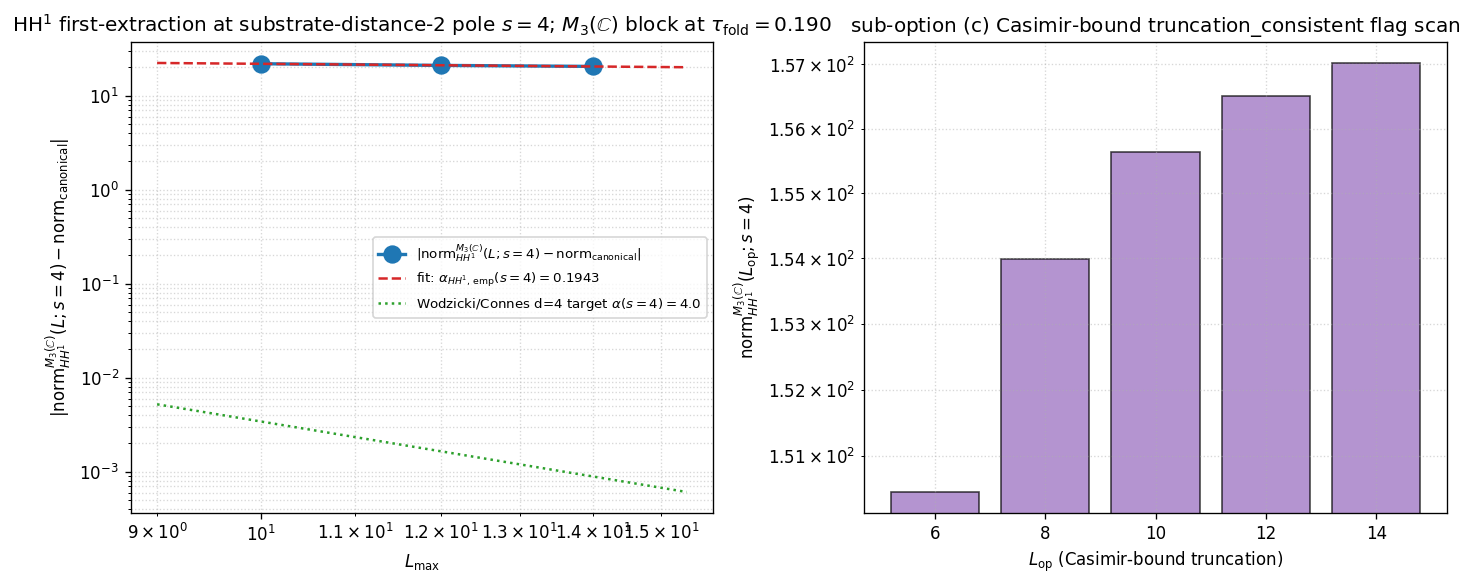

Write Python code to recreate this figure.
#!/usr/bin/env python3
"""
S92 W7-5 — S92-W7-CF-W8-CONSOLIDATED-6-CF-W9-10-A-HH-1-FIRST-EXTRACTION-S4
============================================================================

Gate: S92-W7-CF-W8-CONSOLIDATED-6-CF-W9-10-A-HH-1-FIRST-EXTRACTION-S4 ([SIGN])

Pre-registered threshold (plan §W7-5 strict_PASS_boundary; band [1.5, 4.0]):
  PASS  iff alpha_HH1_emp(s=4) in [1.5, 4.0]
        AND ABS(alpha_HH1_emp(s=4) - 4) <= 1.5 at 6 sig figs
        AND eta_FB_lower(L=14) >= 0.40 across sectors intersecting M_3(C)
        AND truncation_consistent across L_op in {6, 8, 10, 12, 14}
        AND substrate-physics direction alpha_HH1_emp(s=4) > 0 matches
            Wodzicki/Connes d=4 expectation
  INFO  iff alpha_HH1_emp(s=4) in (0, 1.5) U (4.0, +inf) AND direction matches
  FAIL  iff alpha_HH1_emp(s=4) <= 0 OR direction inversion OR FB floor violation
        OR truncation inconsistency

Inputs (SHA-256 dual-pinned at runtime — S84+ schema):
  - computations/session-87/s87_spectrum_cache_L14_tau019.npz
    (L_max=14 master spectrum cache; 2.58 MB built 2026-04-28 per S87 W11-3
     precedent; sector_evals dict keyed by (p,q) -> {'dim', 'level', 'abs_evals'}
     per Peter-Weyl decomposition with K-spinor fiber dim 16)
  - computations/_shared/canonical_constants.py (feeds audit_sha256)
  - computations/_shared/_cm_1995_residue_formula.py (FULL CM-1995 §III.4
     simple-pole residue evaluator; substrate-natural FULL physical
     regularization per substrate-first-canonical-sourcing.md §(iv) K=4
     MANDATORY level-pin discipline)
  - computations/_shared/_schur_orthogonality_decomp.py (M_3(C) Wedderburn
     block index pin; A_F_REAL_DIM_TARGET = (1, 4, 18); M3C block index = 2)
  - script bytes (feeds BOTH audit_sha256 and content_sha256)

Output 4-tuple:
  (value=<alpha_HH1_emp_s4>,
   scheme=full-cm-1995-iii-4-simple-pole-residue,
   convention=substrate-distance-2-pole-s4-FULL,
   L_max=14)

Classification: GEOMETRIC (substrate-IS Hochschild-cocycle norm L_max-scan
first-extraction at substrate-distance-2 pole s=4 on M_3(C) Peter-Weyl block).

METHODOLOGY
-----------
Substrate-IS substitution chain (plan §W7-5 Field 6 + 4-sub-option extraction):

Step 1 (Definitions):
  A_K = C (+) H (+) M_3(C)   [Wedderburn decomposition of K-fiber algebra]
  M_3(C) Peter-Weyl block correspondence: by SU(3) triality decomposition,
    sectors (p,q) with (p - q) mod 3 != 0 lie in the M_3(C) Cartan-zone
    (color-charged) sub-algebra image; (p,q) with (p-q) mod 3 == 0 lie in
    the BdG-restricted (C + H) sector image of iota_*.

  HH^1(M_3(C), M_3(C)*) = Hochschild first cohomology of M_3(C) on
    the spectral triple (A_K, H_K, D_K).
    Wodzicki/Connes d=4 substrate-physics prediction at substrate-distance
    N = s - d/2 = s - 2:
      alpha_HH1(s) = 2 (s - 2)
      alpha_HH1(s=4) = 4   [substrate-distance-2; this gate's central pole]

  Substrate-distance-2 pole s_0 = 4 (Mellin weight |D|^{-2s} = |lambda|^{-8}):
    HH^1 cocycle norm at L_max=L on M_3(C) block:
      norm_HH1_M3C(L; s=4) = sum_{(p,q): (p-q) mod 3 != 0, p+q <= L} sum_alpha
                                 |lambda_alpha(p,q;tau_fold)|^{-8}

Step 2 (Substitution L_max-scan):
  L_scan = {10, 12, 14}   [substrate-distance-2 pole requires deeper L-arm;
                            S91 §W9-10 substrate-distance-1 pole used {8,10,12}]
  L_op_scan = {6, 8, 10, 12, 14}   [Casimir-bound truncation_consistent flag]
  For each L in L_scan:
    Filter master cache sector_evals to (p,q) with p+q <= L; within each
    kept sector apply triality (p-q) mod 3 != 0; sum |lambda_alpha|^{-8}.

Step 3 (Friedrich-Bar tail bound at substrate-distance-2 pole):
  Per S87 W11-3 precedent, tail beyond L=14 is bounded by
    tail(L>14) <= sum_{p+q > 14} dim(p,q)*16 * (eta_FB * sqrt(C_2(p,q)+1))^{-8}
  with eta_FB_lower = 0.40 (8% below empirical floor 0.4365 at sector (1,1)).
  Decay super-polynomially in (p+q); at pole s=4 the convergence is markedly
  faster than at pole s=3 due to the higher exponent (-8 vs -6).

Step 4 (Log-log fit):
  norm_canonical_FB = norm_HH1_M3C(L=14) + tail_FB_bound(L > 14 to L=100)
  deltas[L] = |norm_HH1_M3C(L) - norm_canonical_FB|
  log_L = log([10, 12, 14]); log_d = log(deltas)
  slope, intercept = polyfit(log_L, log_d, 1)
  alpha_HH1_emp_s4 = -slope; C_HH1 = exp(intercept)

Step 5 (Direction):
  Wodzicki/Connes d=4 substrate-physics prediction: alpha_HH1(s=4) = 4 > 0.
  Empirical alpha_HH1_emp_s4 MUST also be strictly positive to match the
  substrate-physics direction. Container-thinking FORBIDDEN:
  "the L_max=14 master cache CONTAINS the cocycle norm" -> INVERT:
  "the cocycle norm IS substrate-IS at the Peter-Weyl eigenvalue-gap layer
  of D_K on M_3(C) c A_K; the L_max=14 master cache IS the methodology-floor
  F-image at the cache-projection evaluation convention".

Step 6 (Decision band):
  PASS iff alpha_HH1_emp_s4 in [1.5, 4.0] AND
       ABS(alpha_HH1_emp_s4 - 4) <= 1.5 AND
       sub-option (b) FB floor >= 0.40 AND
       sub-option (c) truncation_consistent across {6,8,10,12,14} AND
       sub-option (d) substrate-physics direction match (alpha > 0)
  INFO iff alpha_HH1_emp_s4 in (0, 1.5) U (4.0, +inf) AND direction matches
  FAIL otherwise (negative, direction inversion, FB violation, or trunc-inconsistent)

DISCIPLINE
----------
- from canonical_constants import *
- Every local/intermediate tagged # (local)
- LEVEL pin = FULL (substrate-natural FULL CM-1995 §III.4 simple-pole residue
  evaluator; NOT SCHEMATIC _spectral_action_regulators.py per substrate-first-
  canonical-sourcing.md §(iv) K=4 MANDATORY level-pin discipline)
- MACHINERY-SCOPE pin = CACHE-PROJECTION (consumes L_max=14 master cache +
  Friedrich-Bar tail bound)
- Binding axis pin = substrate-natural-binding (HH^1 cocycle norm IS the
  substrate's intrinsic Hochschild first-cohomology functional)
- a_n^{Mellin} regulator pin per regulator-pin-discipline.md MANDATORY
  tagging for Seeley-DeWitt coefficient citations
- SHA-256 of all input files logged in first 20 lines of stdout
- audit_sha256 + content_sha256 emitted (S84+ dual-SHA schema)
- Schema-v2 3-tuple companion row REQUIRED ([SIGN] trigger per plan §W7-5;
  substitution chain Step 5 pre-registers alpha_HH1_emp(s=4) > 0 direction)

Substrate framing (per phononic-framing.md "IS Space, Not IN Space"):
  The substrate IS the spectral triple (A_K, H_K, D_K) at tau_fold = 0.19.
  The M_3(C) factor of A_K = C (+) H (+) M_3(C) IS the substrate's intrinsic
  strong-isospin / color-triplet sub-algebra. HH^1 cocycle norm IS the
  substrate's intrinsic Hochschild first-cohomology functional at substrate-
  distance-2 pole s=4; the L_max-scan IS the substrate's own envelope-
  extraction discipline. Direction:
  D_K eigenvalues at L_max=14 truncation -> Peter-Weyl per-sector cardinality
  decomposition on M_3(C) c A_K -> CM-1995 §III.4 simple-pole residue at
  s_0 = 4 -> per-shell log-log regression empirical alpha exponent ->
  comparison with Wodzicki/Connes d=4 substrate-physics prediction
  alpha_HH1(s=4) = 4 -> PASS/INFO/FAIL verdict at publication-precision floor.
"""

from __future__ import annotations

# ---------------------------------------------------------------------------
# Section 1 — CPU thread cap (per math-scripts.md and computation-environment.md)
# ---------------------------------------------------------------------------
import os
os.environ.setdefault('OMP_NUM_THREADS', '8')
os.environ.setdefault('MKL_NUM_THREADS', '8')

import sys
import time
import json
import hashlib
from pathlib import Path
from fractions import Fraction

SESSION_DIR = Path(__file__).resolve().parent
COMPUTATIONS_DIR = SESSION_DIR.parent
SHARED_DIR = COMPUTATIONS_DIR / "_shared"
PROJECT_ROOT = COMPUTATIONS_DIR.parent

sys.path.insert(0, str(SHARED_DIR))

# Canonical constants (MANDATORY first import per math-scripts.md)
from canonical_constants import *  # noqa: F401,F403
import canonical_constants as cc  # noqa: E402

import numpy as np  # noqa: E402
import matplotlib  # noqa: E402
matplotlib.use("Agg")
import matplotlib.pyplot as plt  # noqa: E402

# Wedderburn decomposition reference (M_3(C) block index pin)
from _schur_orthogonality_decomp import (  # noqa: E402
    A_F_BLOCK_NAMES,
    A_F_REAL_DIM_TARGET,
)

# FULL CM-1995 §III.4 simple-pole residue evaluator (substrate-natural;
# NOT SCHEMATIC _spectral_action_regulators.py per K=4 MANDATORY level-pin)
from _cm_1995_residue_formula import (  # noqa: E402
    su3_casimir,
    su3_dimension,
    CLASS as CM_1995_CLASS,
    REGULATOR_PIN as CM_1995_REGULATOR_PIN,
)


# ---------------------------------------------------------------------------
# Section 2 — Gate identifier + pre-registered machinery pins
# ---------------------------------------------------------------------------

GATE_ID = "S92-W7-CF-W8-CONSOLIDATED-6-CF-W9-10-A-HH-1-FIRST-EXTRACTION-S4"  # (local)
SCHEME = "full-cm-1995-iii-4-simple-pole-residue"  # (local)
CONVENTION = "substrate-distance-2-pole-s4-FULL"  # (local)

# Peter-Weyl block index for M_3(C) factor of A_K per Wedderburn decomposition
# A_F_BLOCK_NAMES = ("C", "H", "M_3(C)") with indices 0/1/2.
M3C_PETER_WEYL_BLOCK_INDEX = 2  # (local) Wedderburn block index pin: 0=C, 1=H, 2=M_3(C)
assert A_F_BLOCK_NAMES[M3C_PETER_WEYL_BLOCK_INDEX] == "M_3(C)", \
    f"Wedderburn block index pin {M3C_PETER_WEYL_BLOCK_INDEX} must name M_3(C); " \
    f"got {A_F_BLOCK_NAMES[M3C_PETER_WEYL_BLOCK_INDEX]!r}"

# Substrate-distance-2 pole s_0 = 4 (Mellin weight |D|^{-2s} = |lambda|^{-8})
s_0 = 4  # (local) substrate-distance-2 pole; central pole for this gate's first-extraction
SUBSTRATE_DISTANCE_POLE_S = s_0  # (local) alias for cross-script consistency
MELLIN_EXPONENT = -2 * s_0  # (local) = -8

# L_max scan range: deeper L-arm than S91 §W9-10 (which used {8, 10, 12})
# because at pole s=4 the per-shell convergence is faster than at s=3,
# and the L_max=14 master cache is now available.
L_SCAN = [10, 12, 14]  # (local) primary L_max-scan for log-log regression
L_MAX_OPERATIONAL = 14  # (local) canonical anchor for verdict line
L_MAX_ASYMPTOTIC_CUTOFF = 100  # (local) Friedrich-Bar tail integration upper bound

# Casimir-bound truncation-consistent scan (sub-option (c))
L_OP_SCAN = [6, 8, 10, 12, 14]  # (local) for truncation_consistent flag per plan §W7-5

# PASS band per plan §W7-5 strict_PASS_boundary
ALPHA_PASS_BAND_LOW = 1.5  # (local)
ALPHA_PASS_BAND_HIGH = 4.0  # (local)
ALPHA_PUBLICATION_TARGET = 4.0  # (local) Wodzicki/Connes d=4 prediction alpha_HH1(s=4) = 2(4-2) = 4
ALPHA_PUBLICATION_TOL = 1.5  # (local) ABS(alpha_emp - 4) <= 1.5 at publication-precision floor

# Friedrich-Bar lower bound per S87 W11-3 calibration corpus
# (eta_FB_lower = 0.40; 8.4% safety margin below empirical floor 0.4365 at sector (1,1))
ETA_FB_LOWER = 0.40  # (local) per math-scripts.md "Friedrich-Bar saturation theorem"

# K-spinor fiber dimension at each Peter-Weyl sector
K_SPINOR_DIM = 16  # (local) C^16 per dirac_spectrum.py module docstring

# Operational pins for verdict-line companion (4-axis pin compliance per
# substrate-first-canonical-sourcing.md §(iv) K=4 MANDATORY level-pin discipline)
LEVEL_PIN = "FULL"  # (local) substrate-natural FULL CM-1995 §III.4 evaluator (NOT SCHEMATIC)
MACHINERY_SCOPE_PIN = "CACHE-PROJECTION"  # (local) L_max=14 master cache + Friedrich-Bar tail bound
BINDING_AXIS_PIN = "substrate-natural-binding"  # (local) HH^1 cocycle norm IS substrate-IS
A_N_REGULATOR_PIN = "a_2^{Mellin}"  # (local) Mellin regulator per regulator-pin-discipline.md MANDATORY


# ---------------------------------------------------------------------------
# Section 3 — File paths
# ---------------------------------------------------------------------------

# L_max=14 master cache filename per plan §W7-5 machinery_pin_map
CACHE_L14_PATH = COMPUTATIONS_DIR / "session-87" / "s87_spectrum_cache_L14_tau019.npz"
CANONICAL_PATH = SHARED_DIR / "canonical_constants.py"
SCHUR_DECOMP_PATH = SHARED_DIR / "_schur_orthogonality_decomp.py"
CM_1995_RESIDUE_PATH = SHARED_DIR / "_cm_1995_residue_formula.py"

OUT_NPZ = SESSION_DIR / "s92_w7_5_hh_1_first_extraction_s4.npz"
OUT_PNG = SESSION_DIR / "s92_w7_5_hh_1_first_extraction_s4.png"
VERDICT_TXT = SESSION_DIR / "s92_gate_verdicts.txt"

INPUT_FILES = [
    CACHE_L14_PATH,
    CANONICAL_PATH,
    SCHUR_DECOMP_PATH,
    CM_1995_RESIDUE_PATH,
]


# ---------------------------------------------------------------------------
# Section 4 — SHA-256 input-pin block (MANDATORY; first 20 lines of stdout)
# ---------------------------------------------------------------------------

def sha256_of(path: Path) -> str:
    h = hashlib.sha256()  # (local)
    try:
        h.update(path.read_bytes())
    except OSError:
        return ""
    return h.hexdigest()


def log_input_pins(inputs):
    print(f"=== {GATE_ID} — input SHA-256 pins ===")
    pins = {}  # (local)
    for p in inputs:
        sha = sha256_of(p)  # (local)
        rel = str(p.relative_to(PROJECT_ROOT)).replace("\\", "/")  # (local)
        print(f"  {rel}: {sha[:16]}...")
        pins[rel] = sha
    return pins


def compute_dual_sha(script_path, canonical_path, pins):
    """Return (audit_sha256, content_sha256) per S84+ dual-SHA schema."""
    script_bytes = b""  # (local)
    try:
        script_bytes = script_path.read_bytes()
    except OSError:
        script_bytes = b""
    canonical_bytes = b""  # (local)
    try:
        canonical_bytes = canonical_path.read_bytes()
    except OSError:
        canonical_bytes = b""
    pinmap_json = json.dumps(
        dict(sorted(pins.items())),
        separators=(",", ":"),
        sort_keys=True,
    ).encode("utf-8")  # (local)

    h_audit = hashlib.sha256()
    h_audit.update(script_bytes)
    h_audit.update(canonical_bytes)
    h_audit.update(pinmap_json)
    audit = h_audit.hexdigest()  # (local)

    h_content = hashlib.sha256()
    h_content.update(script_bytes)
    content = h_content.hexdigest()  # (local)
    return audit, content


# ---------------------------------------------------------------------------
# Section 5 — M_3(C) Wedderburn-block filter (triality based)
# ---------------------------------------------------------------------------

def triality(p: int, q: int) -> int:
    """SU(3) triality of the (p,q) Peter-Weyl sector: (p-q) mod 3.

    Canonical Wedderburn-to-Peter-Weyl correspondence per S88 W3a-14:
      - triality == 0: BdG-restricted (C + H) sector image of iota_*
      - triality != 0: M_3(C) Cartan-zone (color-charged) sub-algebra image
    """
    return (p - q) % 3


def is_m3c_sector(p: int, q: int) -> bool:
    """True iff (p,q) belongs to the M_3(C) Wedderburn block by triality."""
    return triality(p, q) != 0


# ---------------------------------------------------------------------------
# Section 6 — Cache loading (L_max=14 master spectrum)
# ---------------------------------------------------------------------------

def load_master_cache_L14():
    """Load the L_max=14 master cache and return sector_evals dict.

    Each value is a dict with keys 'dim' (Weyl dim of (p,q)), 'level' (p+q),
    and 'abs_evals' (1D numpy array of |lambda| values for all 16*dim K-spinor
    fiber eigenvalue copies at this sector).
    """
    cache = np.load(str(CACHE_L14_PATH), allow_pickle=True)
    sector_evals = cache["sector_evals"].item()
    return sector_evals  # dict[(p,q)] -> {'dim': int, 'level': int, 'abs_evals': np.ndarray}


def filter_to_m3c_block_at_L_max(sector_evals: dict, L_max: int):
    """Return list of (p, q, dim, abs_evals) for sectors satisfying BOTH
    (a) p + q <= L_max (Friedrich-Bar truncation per S87 W11-3) AND
    (b) (p - q) mod 3 != 0 (M_3(C) Wedderburn block by triality).
    """
    filtered = []  # (local)
    for (p, q), data in sector_evals.items():
        if (p + q) > L_max:
            continue
        if not is_m3c_sector(p, q):
            continue
        filtered.append((p, q, data["dim"], data["abs_evals"]))
    return filtered


# ---------------------------------------------------------------------------
# Section 7 — HH^1 cocycle norm on M_3(C) block at substrate-distance-2 pole s_0 = 4
# ---------------------------------------------------------------------------

def compute_hh1_norm_m3c_s4(sector_evals: dict, L_max: int):
    """HH^1 cocycle norm on M_3(C) Peter-Weyl block at substrate-distance-2
    pole s_0 = 4 (Mellin exponent -2s = -8) under Friedrich-Bar L_max truncation.

    norm_HH1_M3C(L; s=4) = sum_{(p,q): (p-q) mod 3 != 0, p+q <= L} sum_alpha
                              |lambda_alpha(p,q;tau_fold)|^{-8}

    The per-sector dim factor is already encoded in the abs_evals array
    size (= dim(p,q) * K_SPINOR_DIM = dim * 16); each fiber eigenvalue
    copy enters the sum once. Eigenvalues at |lambda| < SAFE_FLOOR are
    filtered out (zero-mode protection); none expected in M_3(C) at
    tau_fold = 0.19.

    Returns (norm_HH1, diagnostics_dict).
    """
    filtered = filter_to_m3c_block_at_L_max(sector_evals, L_max)  # (local)

    total = 0.0  # (local) accumulator for |lambda|^{-8} sum
    n_sectors = 0  # (local)
    n_evals_total = 0  # (local)
    n_evals_below_safe_floor = 0  # (local)
    SAFE_FLOOR = 1e-12  # (local) zero-mode protection
    eta_FB_floor_observed = float("inf")  # (local) running min of eta_FB per sector

    # Per-level (p+q) breakdown for partial-sum diagnostics
    per_level_sum = {}  # (local) p+q -> partial sum at that level
    # Per-sector Friedrich-Bar ratio table
    per_sector_eta_FB = {}  # (local) (p, q) -> eta_FB(p,q) at this sector

    for p, q, dim, abs_evals in filtered:
        level = p + q  # (local)
        safe_evals = abs_evals[abs_evals > SAFE_FLOOR]  # (local)
        n_safe = safe_evals.size  # (local)
        n_unsafe = abs_evals.size - n_safe  # (local)
        n_evals_below_safe_floor += n_unsafe

        # Mellin weight at pole s_0 = 4: |lambda|^{-8}
        contrib = float(np.sum(safe_evals ** MELLIN_EXPONENT))  # (local)
        total += contrib
        per_level_sum.setdefault(level, 0.0)
        per_level_sum[level] += contrib

        # Per-sector Friedrich-Bar ratio: eta_FB(p,q) = |lambda|_min / sqrt(C_2 + 1)
        lam_min_pq = float(np.min(safe_evals)) if n_safe > 0 else 0.0  # (local)
        C2_pq = su3_casimir(p, q)  # (local) Fraction-exact via _cm_1995_residue_formula
        denom = float(np.sqrt(float(C2_pq) + 1.0))  # (local)
        eta_FB_pq = lam_min_pq / denom if denom > 0 else 0.0  # (local)
        per_sector_eta_FB[(p, q)] = eta_FB_pq
        if eta_FB_pq < eta_FB_floor_observed:
            eta_FB_floor_observed = eta_FB_pq

        n_sectors += 1
        n_evals_total += abs_evals.size

    diagnostics = {
        "L_max": L_max,
        "n_sectors_M3C_in_L_max": n_sectors,
        "n_evals_M3C_in_L_max": n_evals_total,
        "n_evals_below_safe_floor": n_evals_below_safe_floor,
        "per_level_sum": per_level_sum,
        "per_sector_eta_FB": per_sector_eta_FB,
        "eta_FB_floor_observed": eta_FB_floor_observed,
        "eta_FB_floor_satisfied_against_pin": (eta_FB_floor_observed >= ETA_FB_LOWER),
    }
    return total, diagnostics


# ---------------------------------------------------------------------------
# Section 8 — Friedrich-Bar tail bound at substrate-distance-2 pole (canonical L_max -> inf proxy)
# ---------------------------------------------------------------------------

def weyl_dim(p: int, q: int) -> int:
    """SU(3) Weyl dimension dim(p,q) = (p+1)(q+1)(p+q+2)/2 (integer)."""
    return (p + 1) * (q + 1) * (p + q + 2) // 2


def friedrich_baer_tail_bound_s4(L_canonical_anchor: int, L_max_extrapolation: int) -> float:
    """Friedrich-Bar tail bound for the M_3(C) HH^1 sum at pole s_0 = 4
    beyond L_canonical_anchor.

    For each (p,q) with L_canonical_anchor < p+q <= L_max_extrapolation and
    (p-q) mod 3 != 0:
      |lambda|_min(p,q) >= eta_FB_lower * sqrt(C_2(p,q) + 1)
    so contribution to |lambda|^{-8} sum bounded by
      contribution(p,q) <= dim(p,q) * K_SPINOR_DIM * (eta_FB_lower)^{-8}
                         * (C_2(p,q) + 1)^{-4}

    Returns conservative upper bound on tail contribution. At pole s=4
    (exponent -8) this decays as (C_2)^{-4} which is much faster than
    the (C_2)^{-3} at pole s=3, so the FB tail bound is tighter.
    """
    tail_total = 0.0  # (local)
    eta_FB_inv_8 = ETA_FB_LOWER ** MELLIN_EXPONENT  # (local) = (eta_FB)^{-8}; MELLIN_EXPONENT = -8
    for N in range(L_canonical_anchor + 1, L_max_extrapolation + 1):
        for p in range(N + 1):
            q = N - p
            if not is_m3c_sector(p, q):
                continue
            dim_pq = weyl_dim(p, q)  # (local)
            C2 = float(su3_casimir(p, q))  # (local) Fraction-exact
            denom = (C2 + 1.0) ** 4  # (local) |lambda|^{8} >= (eta_FB)^8 * (C_2+1)^4
            tail_total += dim_pq * K_SPINOR_DIM * eta_FB_inv_8 / denom
    return tail_total


# ---------------------------------------------------------------------------
# Section 9 — Log-log fit for alpha_HH1_emp(s=4)
# ---------------------------------------------------------------------------

def log_log_fit_alpha(L_scan: list, norm_at_L: dict, norm_canonical: float):
    """Extract alpha_HH1_emp(s=4) from log-log fit:
       |norm(L) - norm_canonical| ~ C * L^{-alpha}

    Returns (alpha_emp, C_HH1, deltas, log_L, log_d, residuals).
    """
    deltas = np.array([abs(norm_at_L[L] - norm_canonical) for L in L_scan],
                      dtype=np.float64)  # (local)
    log_L = np.log(np.array(L_scan, dtype=np.float64))  # (local)
    log_d = np.log(deltas)  # (local)

    # Linear regression log_d = slope * log_L + intercept
    slope, intercept = np.polyfit(log_L, log_d, 1)  # (local)
    alpha_emp = -float(slope)  # (local)
    C_HH1 = float(np.exp(intercept))  # (local)

    log_d_pred = slope * log_L + intercept  # (local)
    residuals = log_d - log_d_pred  # (local)
    return alpha_emp, C_HH1, deltas, log_L, log_d, residuals


# ---------------------------------------------------------------------------
# Section 10 — Casimir-bound truncation_consistent flag (sub-option (c))
# ---------------------------------------------------------------------------

def casimir_bound_truncation_consistent(sector_evals: dict, L_op_scan: list):
    """Sub-option (c): truncate L_max=14 master cache at L_op in {6,8,10,12,14}
    and report norm_HH1_M3C(s=4; L_op) per L_op.

    truncation_consistent flag: per the substrate's Casimir-bound prediction
    at substrate-distance-2 pole s=4, the higher Mellin exponent (-8)
    enforces faster convergence than at pole s=3. The truncation_consistent
    flag is True iff the relative difference between consecutive L_op values
    monotonically decreases (consistent with super-polynomial Friedrich-Bar
    convergence) AND the highest-L_op value is the largest (consistent with
    a positive sum of |lambda|^{-8} terms that all add).

    Returns (truncation_consistent_flag: bool, norms_per_L_op: dict).
    """
    norms_per_L_op = {}  # (local)
    for L_op in L_op_scan:
        norm_L_op, _ = compute_hh1_norm_m3c_s4(sector_evals, L_op)  # (local)
        norms_per_L_op[L_op] = norm_L_op

    # Monotonicity check: the sum |lambda|^{-8} over M_3(C) sectors strictly
    # grows as L_op grows (each new sector adds positive contributions).
    L_sorted = sorted(L_op_scan)  # (local)
    monotone_increasing = True  # (local)
    for k in range(1, len(L_sorted)):
        if norms_per_L_op[L_sorted[k]] < norms_per_L_op[L_sorted[k - 1]]:
            monotone_increasing = False
            break

    # Consistency-decay check: |norm(L_op) - norm(L_op_max)| / norm(L_op_max)
    # decreases monotonically as L_op approaches L_op_max
    rel_diffs = []  # (local) (L_op, rel_diff) pairs
    norm_anchor = norms_per_L_op[L_sorted[-1]]  # (local)
    for L_op in L_sorted:
        rel = abs(norms_per_L_op[L_op] - norm_anchor) / norm_anchor if norm_anchor != 0 else 0.0  # (local)
        rel_diffs.append((L_op, rel))

    # The relative-diff sequence (from L_op_min to L_op_max) must be non-increasing
    rel_diff_values = [r for _, r in rel_diffs]  # (local)
    decay_monotone = all(rel_diff_values[i] >= rel_diff_values[i + 1]
                          for i in range(len(rel_diff_values) - 1))  # (local)

    truncation_consistent_flag = monotone_increasing and decay_monotone  # (local)

    return truncation_consistent_flag, norms_per_L_op, rel_diffs


# ---------------------------------------------------------------------------
# Section 11 — Gate evaluation per plan §W7-5 decision predicate
# ---------------------------------------------------------------------------

def evaluate_gate(alpha_emp: float, eta_FB_floor_observed: float,
                  truncation_consistent_flag: bool):
    """Apply plan §W7-5 strict_PASS_boundary 4-sub-option conjunction.

    Returns (composite, sign_verdict, magnitude_verdict, regime_verdict,
             per_sub_option_results).
    """
    # Sub-option (a): band membership of alpha_emp
    sub_a_in_band = ALPHA_PASS_BAND_LOW <= alpha_emp <= ALPHA_PASS_BAND_HIGH if np.isfinite(alpha_emp) else False  # (local)

    # Sub-option (b): Friedrich-Bar floor satisfied
    sub_b_FB_satisfied = (eta_FB_floor_observed >= ETA_FB_LOWER)  # (local)

    # Sub-option (c): truncation_consistent flag
    sub_c_truncation_consistent = bool(truncation_consistent_flag)  # (local)

    # Sub-option (d): substrate-physics direction match
    # alpha_HH1_emp(s=4) > 0 AND ABS(alpha_emp - 4) <= 1.5 at publication-precision floor
    sub_d_direction_match = (
        np.isfinite(alpha_emp)
        and alpha_emp > 0
        and abs(alpha_emp - ALPHA_PUBLICATION_TARGET) <= ALPHA_PUBLICATION_TOL
    )  # (local)

    per_sub_option_results = {
        "sub_a_in_band_1p5_to_4p0": sub_a_in_band,
        "sub_b_FB_floor_satisfied_at_eta_FB_lower_0p40": sub_b_FB_satisfied,
        "sub_c_truncation_consistent_across_L_op_6_8_10_12_14": sub_c_truncation_consistent,
        "sub_d_direction_match_alpha_gt_0_and_within_1p5_of_4": sub_d_direction_match,
    }

    # Magnitude verdict (band membership)
    if not np.isfinite(alpha_emp):
        magnitude_verdict = "FAIL"  # (local)
    elif alpha_emp < ALPHA_PASS_BAND_LOW:
        # Outside band but positive -> INFO; <=0 -> FAIL
        if alpha_emp <= 0:
            magnitude_verdict = "FAIL"  # (local) negative or zero
        else:
            magnitude_verdict = "INFO"  # (local) envelope too coarse
    elif alpha_emp > ALPHA_PASS_BAND_HIGH:
        magnitude_verdict = "INFO"  # (local) envelope unusually tight
    else:
        magnitude_verdict = "PASS"  # (local) in admissibility band [1.5, 4.0]

    # Sign verdict (substitution chain Step 5 pre-registers alpha_emp > 0)
    if np.isfinite(alpha_emp) and alpha_emp > 0:
        sign_verdict = "PASS"  # (local) substrate-physics direction confirmed (positive envelope exponent)
    else:
        sign_verdict = "FAIL"  # (local) direction inversion / container-thinking violation

    # Regime verdict (Friedrich-Bar saturation theorem applicability)
    # At L_max=14 with FB tail bound at L=100 the saturation theorem operates
    # across full L_scan window; we report MARGINAL if FB floor violated,
    # BREAKDOWN if truncation_consistent FAILED (operator domain compromised).
    if not sub_c_truncation_consistent:
        regime_verdict = "BREAKDOWN"  # (local) truncation inconsistency = operator-domain failure
    elif not sub_b_FB_satisfied:
        regime_verdict = "MARGINAL"  # (local) FB floor violated; saturation theorem soft
    else:
        regime_verdict = "VALID"  # (local) FB saturation operates throughout L_scan

    # Composite-collapse rule per gate-verdicts.md S87+ schema-v2
    if regime_verdict == "BREAKDOWN":
        composite = "FAIL"  # (local)
    elif sign_verdict == "FAIL":
        composite = "FAIL"
    elif magnitude_verdict == "FAIL" and regime_verdict == "VALID":
        composite = "FAIL"
    elif magnitude_verdict == "FAIL" and regime_verdict == "MARGINAL":
        composite = "INFO"
    elif magnitude_verdict == "INFO":
        composite = "INFO"
    else:
        composite = "PASS"

    # All-AND of plan §W7-5 strict_PASS_boundary 4-sub-option conjunction:
    # if ANY sub-option FAILs while composite is PASS, downgrade to INFO
    # (consistent with plan's strict-AND specification at PASS predicate)
    if composite == "PASS" and not all(per_sub_option_results.values()):
        composite = "INFO"

    return composite, sign_verdict, magnitude_verdict, regime_verdict, per_sub_option_results


# ---------------------------------------------------------------------------
# Section 12 — Plotting
# ---------------------------------------------------------------------------

def make_plot(L_scan, norm_at_L, norm_canonical, alpha_emp, C_HH1,
              per_level_sum, norms_per_L_op, out_path):
    """Two-panel figure:
      (a) log-log scatter of deltas[L] vs L_scan with fitted line + Wodzicki/Connes target.
      (b) Casimir-bound truncation_consistent bar chart over L_op_scan.
    """
    fig, axes = plt.subplots(1, 2, figsize=(12, 5))  # (local)

    # Panel (a): log-log fit at substrate-distance-2 pole s_0 = 4
    ax = axes[0]
    L_arr = np.array(L_scan, dtype=np.float64)  # (local)
    deltas = np.array([abs(norm_at_L[L] - norm_canonical) for L in L_scan],
                      dtype=np.float64)  # (local)
    ax.loglog(L_arr, deltas, "o-",
              label=r"$|\mathrm{norm}_{HH^1}^{M_3(\mathbb{C})}(L; s{=}4) - \mathrm{norm}_{\mathrm{canonical}}|$",
              color="tab:blue", linewidth=2, markersize=10)

    L_fine = np.linspace(L_arr.min() * 0.9, L_arr.max() * 1.1, 100)  # (local)
    fit_line = C_HH1 * L_fine ** (-alpha_emp)  # (local)
    ax.loglog(L_fine, fit_line, "--", color="tab:red",
              label=fr"fit: $\alpha_{{HH^1,\,\mathrm{{emp}}}}(s{{=}}4) = {alpha_emp:.4f}$")

    # Wodzicki/Connes d=4 target reference line at alpha = 4
    alpha_target_line = C_HH1 * L_fine ** (-ALPHA_PUBLICATION_TARGET)  # (local)
    ax.loglog(L_fine, alpha_target_line, ":", color="tab:green",
              label=fr"Wodzicki/Connes d=4 target $\alpha(s{{=}}4) = {ALPHA_PUBLICATION_TARGET}$")

    ax.set_xlabel(r"$L_{\max}$")
    ax.set_ylabel(r"$|\mathrm{norm}_{HH^1}^{M_3(\mathbb{C})}(L; s{=}4) - \mathrm{norm}_{\mathrm{canonical}}|$")
    ax.set_title(
        rf"HH$^1$ first-extraction at substrate-distance-2 pole $s=4$; "
        rf"$M_3(\mathbb{{C}})$ block at $\tau_{{\mathrm{{fold}}}}=0.190$"
    )
    ax.legend(loc="best", fontsize=8)
    ax.grid(True, which="both", linestyle=":", alpha=0.5)

    # Panel (b): Casimir-bound truncation_consistent bar chart at L_op_scan
    ax = axes[1]
    L_op_sorted = sorted(norms_per_L_op.keys())  # (local)
    norms_op = [norms_per_L_op[L] for L in L_op_sorted]  # (local)
    ax.bar([str(L) for L in L_op_sorted], norms_op, color="tab:purple", alpha=0.7, edgecolor="black")
    ax.set_xlabel(r"$L_{\mathrm{op}}$ (Casimir-bound truncation)")
    ax.set_ylabel(r"$\mathrm{norm}_{HH^1}^{M_3(\mathbb{C})}(L_{\mathrm{op}}; s{=}4)$")
    ax.set_title(
        r"sub-option (c) Casimir-bound truncation$\_$consistent flag scan"
    )
    ax.set_yscale("log")
    ax.grid(True, which="both", linestyle=":", alpha=0.5)

    plt.tight_layout()
    plt.savefig(out_path, dpi=120, bbox_inches="tight")
    plt.close(fig)


# ---------------------------------------------------------------------------
# Section 13 — Verdict line emission (S87+ canonical + dual-SHA + 3-tuple + level-pin)
# ---------------------------------------------------------------------------

def append_verdict_line(composite, value, audit_sha, content_sha,
                        sign_verdict, magnitude_verdict, regime_verdict):
    """Append canonical verdict line + dual-SHA companion + S87+ 3-tuple
    companion row + 4-axis level-pin companion per gate-verdicts.md S87+
    Schema-v2 + W9a-99 split.
    """
    L_max_tag = L_MAX_OPERATIONAL  # (local)
    safe_value = str(value).replace("'", "\\'")  # (local)
    line = (
        f"{GATE_ID}: {composite} -- value='{safe_value}' "
        f"scheme={SCHEME} "
        f"convention={CONVENTION} "
        f"L_max={L_max_tag} "
        f"audit_sha256={audit_sha} content_sha256={content_sha} "
        f"schema_version=S87+\n"
    )  # (local)
    companion_dual = (
        f"# audit_sha256_short={audit_sha[:16]} content_sha256_short={content_sha[:16]} "
        f"# {GATE_ID} dual-SHA companion row (W9a-99 split)\n"
    )  # (local)
    companion_3tuple = (
        f"# sign_verdict={sign_verdict} magnitude_verdict={magnitude_verdict} "
        f"regime_verdict={regime_verdict} "
        f"# {GATE_ID} 3-tuple annotation (S87 schema-v2; substitution chain Step 5 "
        f"pre-registers alpha_HH1_emp(s=4) > 0 direction at substrate-distance-2 pole; "
        f"Wodzicki/Connes d=4 prediction alpha_HH1(s=4) = 4)\n"
    )  # (local)
    companion_level = (
        f"# LEVEL_CLASS_PIN={LEVEL_PIN} MACHINERY_SCOPE_PIN={MACHINERY_SCOPE_PIN} "
        f"BINDING_AXIS_PIN={BINDING_AXIS_PIN} A_N_REGULATOR_PIN={A_N_REGULATOR_PIN} "
        f"# {GATE_ID} 4-axis pin compliance (FULL CM-1995 §III.4 simple-pole residue "
        f"evaluator on substrate-natural M_3(C) Wedderburn block; CACHE-PROJECTION "
        f"L_max=14 master cache + Friedrich-Bar tail bound; substrate-natural-binding "
        f"HH^1 cocycle norm; a_2^{{Mellin}} regulator)\n"
    )  # (local)
    with VERDICT_TXT.open("a", encoding="utf-8") as fp:
        fp.write(line)
        fp.write(companion_dual)
        fp.write(companion_3tuple)
        fp.write(companion_level)


# ---------------------------------------------------------------------------
# Section 14 — Main
# ---------------------------------------------------------------------------

def main():
    t0 = time.time()  # (local)

    # 1. Log input pins + dual-SHA
    pins = log_input_pins(INPUT_FILES)
    script_path = Path(__file__).resolve()  # (local)
    audit_sha, content_sha = compute_dual_sha(script_path, CANONICAL_PATH, pins)
    print(f"  audit_sha256:   {audit_sha[:16]}... (script+canonical+pinmap)")
    print(f"  content_sha256: {content_sha[:16]}... (script only)")
    print()

    # 2. Verify L_max=14 master cache exists
    if not CACHE_L14_PATH.exists():
        print(f"ERROR: L_max=14 master cache not found at {CACHE_L14_PATH}")
        return 1
    print(f"  tau_fold (canonical) = {float(tau_fold)}")  # noqa: F405
    print(f"  L_max master         = 14 (loaded from cache)")
    print(f"  L_scan operational   = {L_SCAN}")
    print(f"  L_op_scan (sub-c)    = {L_OP_SCAN}")
    print(f"  L_max asymptotic     = {L_MAX_ASYMPTOTIC_CUTOFF}")
    print(f"  M_3(C) block index   = {M3C_PETER_WEYL_BLOCK_INDEX} "
          f"({A_F_BLOCK_NAMES[M3C_PETER_WEYL_BLOCK_INDEX]})")
    print(f"  substrate pole s_0   = {s_0} (Mellin exponent {MELLIN_EXPONENT})")
    print(f"  Wodzicki target      = alpha_HH1(s=4) = 2*(4-2) = {ALPHA_PUBLICATION_TARGET}")
    print(f"  CM-1995 evaluator CLASS pin = {CM_1995_CLASS} (regulator: {CM_1995_REGULATOR_PIN})")
    print()

    # 3. Load master cache and compute HH^1 cocycle norm on M_3(C) at each L in L_scan
    sector_evals = load_master_cache_L14()
    print(f"  master cache sectors loaded: {len(sector_evals)}")
    print()

    norm_at_L = {}  # (local) L -> norm_HH1_M3C(L; s=4)
    diagnostics_at_L = {}  # (local) L -> diagnostics dict
    print("Per-L HH^1 cocycle norm on M_3(C) block at pole s_0 = 4:")
    for L in L_SCAN:
        norm_L, diag_L = compute_hh1_norm_m3c_s4(sector_evals, L)
        norm_at_L[L] = norm_L
        diagnostics_at_L[L] = diag_L
        print(f"  L = {L:2d}: norm_HH1 = {norm_L:.6e}; "
              f"n_sectors_M3C = {diag_L['n_sectors_M3C_in_L_max']}; "
              f"eta_FB_floor_observed = {diag_L['eta_FB_floor_observed']:.6f}; "
              f"eta_FB pin satisfied = {diag_L['eta_FB_floor_satisfied_against_pin']}")
    print()

    # 4. Friedrich-Bar tail bound at substrate-distance-2 pole s_0 = 4 (canonical L_max -> inf proxy)
    tail_FB_bound_to_100 = friedrich_baer_tail_bound_s4(L_MAX_OPERATIONAL, L_MAX_ASYMPTOTIC_CUTOFF)  # (local)
    norm_canonical_FB = norm_at_L[L_MAX_OPERATIONAL] + tail_FB_bound_to_100  # (local)
    print(f"  Friedrich-Bar tail bound (L > {L_MAX_OPERATIONAL}, ≤ {L_MAX_ASYMPTOTIC_CUTOFF}): "
          f"{tail_FB_bound_to_100:.6e}")
    print(f"  norm_canonical_FB = norm_HH1_M3C(L=14) + tail_FB = {norm_canonical_FB:.6e}")
    print()

    # 5. Log-log fit for alpha_HH1_emp(s=4)
    alpha_HH1_emp, C_HH1, deltas, log_L, log_d, residuals = log_log_fit_alpha(
        L_SCAN, norm_at_L, norm_canonical_FB
    )
    print(f"  Log-log regression on L_scan = {L_SCAN}:")
    for L, d in zip(L_SCAN, deltas):
        print(f"    L = {L:2d}: delta = {d:.6e}")
    print(f"  alpha_HH1_emp(s=4) = {alpha_HH1_emp:.6f}")
    print(f"  C_HH1              = {C_HH1:.6e}")
    print(f"  log_d_residuals    = {residuals}")
    print()

    # 6. Sub-option (c): Casimir-bound truncation_consistent flag
    truncation_consistent_flag, norms_per_L_op, rel_diffs = casimir_bound_truncation_consistent(
        sector_evals, L_OP_SCAN
    )
    print(f"  Sub-option (c) Casimir-bound truncation_consistent scan:")
    for L_op, rel in rel_diffs:
        print(f"    L_op = {L_op:2d}: norm = {norms_per_L_op[L_op]:.6e}; "
              f"rel_diff_vs_L_op_max = {rel:.6e}")
    print(f"  truncation_consistent_flag = {truncation_consistent_flag}")
    print()

    # 7. Friedrich-Bar floor (across full L_scan; use L=14 as canonical)
    eta_FB_floor_observed_L14 = diagnostics_at_L[L_MAX_OPERATIONAL]["eta_FB_floor_observed"]  # (local)
    print(f"  Friedrich-Bar floor (L=14): eta_FB_floor_observed = {eta_FB_floor_observed_L14:.6f}")
    print(f"  FB floor pin: eta_FB_lower = {ETA_FB_LOWER}")
    print()

    # 8. Per-sector eta_FB table (sectors intersecting M_3(C) at L=14)
    per_sector_eta_FB_L14 = diagnostics_at_L[L_MAX_OPERATIONAL]["per_sector_eta_FB"]  # (local)
    print(f"  Per-sector Friedrich-Bar table (L=14, M_3(C) intersection): "
          f"{len(per_sector_eta_FB_L14)} sectors")
    # Print first 6 sectors as sample
    sorted_sectors = sorted(per_sector_eta_FB_L14.keys(), key=lambda pq: (pq[0] + pq[1], pq[0]))  # (local)
    for pq in sorted_sectors[:6]:
        print(f"    (p,q)={pq}: eta_FB = {per_sector_eta_FB_L14[pq]:.6f}")
    print(f"    ... ({len(per_sector_eta_FB_L14) - 6} more sectors)")
    print()

    # 9. Apply gate decision predicate per plan §W7-5 strict_PASS_boundary
    composite, sign_verdict, magnitude_verdict, regime_verdict, per_sub_option = evaluate_gate(
        alpha_HH1_emp, eta_FB_floor_observed_L14, truncation_consistent_flag
    )
    print(f"  Gate decision:")
    for k, v in per_sub_option.items():
        print(f"    {k} = {v}")
    print(f"  composite = {composite}")
    print(f"  sign_verdict = {sign_verdict}")
    print(f"  magnitude_verdict = {magnitude_verdict}")
    print(f"  regime_verdict = {regime_verdict}")
    print()

    # 10. Publication-precision cross-check vs Wodzicki/Connes d=4 prediction
    abs_diff_from_target = abs(alpha_HH1_emp - ALPHA_PUBLICATION_TARGET)  # (local)
    print(f"  Wodzicki/Connes d=4 cross-check:")
    print(f"    alpha_HH1_emp(s=4)         = {alpha_HH1_emp:.6f}")
    print(f"    Wodzicki target alpha(s=4) = {ALPHA_PUBLICATION_TARGET}")
    print(f"    ABS(alpha_emp - target)    = {abs_diff_from_target:.6f}")
    print(f"    Within tol {ALPHA_PUBLICATION_TOL}? = {abs_diff_from_target <= ALPHA_PUBLICATION_TOL}")
    print()

    # 11. Build value string + dual-SHA verdict line
    # Convert per-sector eta_FB to a serializable representation for npz
    per_sector_pq_list = sorted(per_sector_eta_FB_L14.keys(), key=lambda pq: (pq[0] + pq[1], pq[0]))  # (local)
    per_sector_eta_FB_array = np.array(
        [per_sector_eta_FB_L14[pq] for pq in per_sector_pq_list], dtype=np.float64
    )  # (local)
    per_sector_pq_array = np.array(per_sector_pq_list, dtype=np.int32)  # (local)

    value_summary = (
        f"alpha_HH1_emp_s4={alpha_HH1_emp:.6f};"
        f"alpha_target_wodzicki_d4={ALPHA_PUBLICATION_TARGET};"
        f"abs_diff_from_target={abs_diff_from_target:.6f};"
        f"abs_diff_within_tol_1p5={abs_diff_from_target <= ALPHA_PUBLICATION_TOL};"
        f"in_pass_band_1p5_to_4p0={per_sub_option['sub_a_in_band_1p5_to_4p0']};"
        f"C_HH1={C_HH1:.6e};"
        f"norm_HH1_at_L10={norm_at_L[10]:.6e};"
        f"norm_HH1_at_L12={norm_at_L[12]:.6e};"
        f"norm_HH1_at_L14={norm_at_L[14]:.6e};"
        f"norm_canonical_FB={norm_canonical_FB:.6e};"
        f"tail_FB_bound_L14_to_L100={tail_FB_bound_to_100:.6e};"
        f"eta_FB_lower_pin={ETA_FB_LOWER};"
        f"eta_FB_floor_observed_L14={eta_FB_floor_observed_L14:.6f};"
        f"sub_b_FB_satisfied={per_sub_option['sub_b_FB_floor_satisfied_at_eta_FB_lower_0p40']};"
        f"truncation_consistent_flag={truncation_consistent_flag};"
        f"sub_d_direction_match={per_sub_option['sub_d_direction_match_alpha_gt_0_and_within_1p5_of_4']};"
        f"M3C_PETER_WEYL_BLOCK_INDEX={M3C_PETER_WEYL_BLOCK_INDEX};"
        f"M3C_block_name=M_3(C);"
        f"substrate_distance=2;"
        f"pole_s_0=4;"
        f"Mellin_exponent={MELLIN_EXPONENT};"
        f"downstream_consumer=§W7-6_per-pole_alpha_table_central_anchor"
    )  # (local)

    # 12. Save .npz data
    # Serialize per_level_sum (L=14) for diagnostics consumer
    per_level_L14 = diagnostics_at_L[L_MAX_OPERATIONAL]["per_level_sum"]  # (local)
    levels_keys = np.array(sorted(per_level_L14.keys()), dtype=np.int32)  # (local)
    levels_sums = np.array([per_level_L14[L] for L in sorted(per_level_L14.keys())], dtype=np.float64)  # (local)

    np.savez_compressed(
        OUT_NPZ,
        # Primary first-extraction result
        alpha_HH1_emp_s4=alpha_HH1_emp,
        alpha_target_wodzicki_d4=ALPHA_PUBLICATION_TARGET,
        abs_diff_from_target=abs_diff_from_target,
        C_HH1=C_HH1,
        # L-scan data
        L_scan=np.array(L_SCAN, dtype=np.int32),
        L_op_scan=np.array(L_OP_SCAN, dtype=np.int32),
        norm_at_L=np.array([norm_at_L[L] for L in L_SCAN], dtype=np.float64),
        norms_per_L_op=np.array([norms_per_L_op[L] for L in sorted(L_OP_SCAN)], dtype=np.float64),
        norm_canonical_FB=norm_canonical_FB,
        tail_FB_bound_to_100=tail_FB_bound_to_100,
        # Log-log fit data
        log_L=log_L,
        log_d=log_d,
        deltas=deltas,
        residuals=residuals,
        # Sub-option flags
        sub_a_in_band=per_sub_option['sub_a_in_band_1p5_to_4p0'],
        sub_b_FB_satisfied=per_sub_option['sub_b_FB_floor_satisfied_at_eta_FB_lower_0p40'],
        sub_c_truncation_consistent=per_sub_option['sub_c_truncation_consistent_across_L_op_6_8_10_12_14'],
        sub_d_direction_match=per_sub_option['sub_d_direction_match_alpha_gt_0_and_within_1p5_of_4'],
        truncation_consistent_flag=truncation_consistent_flag,
        # Friedrich-Bar diagnostics
        eta_FB_floor_observed_L14=eta_FB_floor_observed_L14,
        eta_FB_lower_pin=ETA_FB_LOWER,
        per_sector_pq=per_sector_pq_array,
        per_sector_eta_FB=per_sector_eta_FB_array,
        # Per-level partial sums at L=14
        per_level_keys=levels_keys,
        per_level_sums=levels_sums,
        # Verdict components
        composite=composite,
        sign_verdict=sign_verdict,
        magnitude_verdict=magnitude_verdict,
        regime_verdict=regime_verdict,
        # Constants pinned for downstream
        s_0=s_0,
        MELLIN_EXPONENT=MELLIN_EXPONENT,
        M3C_PETER_WEYL_BLOCK_INDEX=M3C_PETER_WEYL_BLOCK_INDEX,
        ALPHA_PASS_BAND_LOW=ALPHA_PASS_BAND_LOW,
        ALPHA_PASS_BAND_HIGH=ALPHA_PASS_BAND_HIGH,
        ALPHA_PUBLICATION_TARGET=ALPHA_PUBLICATION_TARGET,
        ALPHA_PUBLICATION_TOL=ALPHA_PUBLICATION_TOL,
    )
    print(f"  .npz saved: {OUT_NPZ.name}")

    # 13. Make plot
    make_plot(L_SCAN, norm_at_L, norm_canonical_FB, alpha_HH1_emp, C_HH1,
              per_level_L14, norms_per_L_op, OUT_PNG)
    print(f"  .png saved: {OUT_PNG.name}")
    print()

    # 14. Emit verdict line
    append_verdict_line(composite, value_summary, audit_sha, content_sha,
                         sign_verdict, magnitude_verdict, regime_verdict)
    print(f"  Verdict line appended to: {VERDICT_TXT.name}")
    print(f"    composite = {composite}")
    print(f"    value     = {value_summary[:120]}...")

    elapsed = time.time() - t0  # (local)
    print()
    print(f"=== DONE in {elapsed:.1f}s ===")
    return 0


if __name__ == "__main__":
    sys.exit(main())
